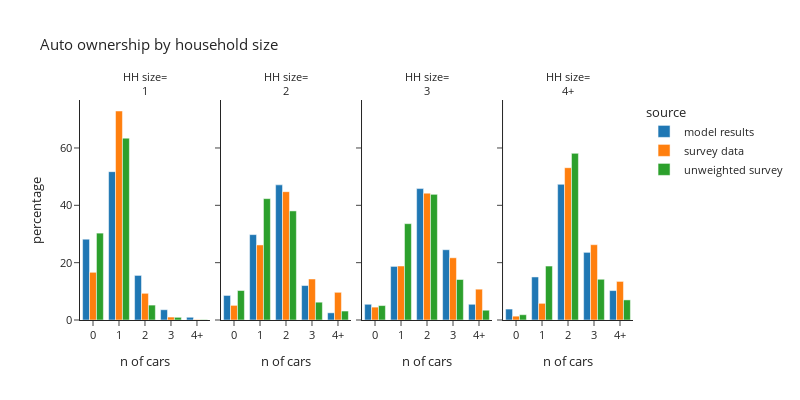

The notebook cell this image was saved under:
### Code cell
plot_auto(hh_data,'hhsize_simple','household size', 'HH size')

### Figure 1 — Plotly figure (JSON) as saved in the notebook; plotly's stock layout.template omitted (floating-point values rounded to 4 significant figures)
{"data": [{"alignmentgroup": "True", "hovertemplate": "source=model results<br>hhsize_simple=1<br>auto_ownership_simple=%{x}<br>percentage=%{y}<extra></extra>", "legendgroup": "model results", "marker": {"color": "#1F77B4", "pattern": {"shape": ""}}, "name": "model results", "offsetgroup": "model results", "orientation": "v", "showlegend": true, "textposition": "auto", "type": "bar", "x": ["0", "1", "2", "3", "4+"], "xaxis": "x", "y": [28.18, 51.74, 15.55, 3.581, 0.9525], "yaxis": "y"}, {"alignmentgroup": "True", "hovertemplate": "source=model results<br>hhsize_simple=2<br>auto_ownership_simple=%{x}<br>percentage=%{y}<extra></extra>", "legendgroup": "model results", "marker": {"color": "#1F77B4", "pattern": {"shape": ""}}, "name": "model results", "offsetgroup": "model results", "orientation": "v", "showlegend": false, "textposition": "auto", "type": "bar", "x": ["0", "1", "2", "3", "4+"], "xaxis": "x2", "y": [8.563, 29.78, 47.14, 12.02, 2.503], "yaxis": "y2"}, {"alignmentgroup": "True", "hovertemplate": "source=model results<br>hhsize_simple=3<br>auto_ownership_simple=%{x}<br>percentage=%{y}<extra></extra>", "legendgroup": "model results", "marker": {"color": "#1F77B4", "pattern": {"shape": ""}}, "name": "model results", "offsetgroup": "model results", "orientation": "v", "showlegend": false, "textposition": "auto", "type": "bar", "x": ["0", "1", "2", "3", "4+"], "xaxis": "x3", "y": [5.481, 18.7, 45.84, 24.51, 5.478], "yaxis": "y3"}, {"alignmentgroup": "True", "hovertemplate": "source=model results<br>hhsize_simple=4+<br>auto_ownership_simple=%{x}<br>percentage=%{y}<extra></extra>", "legendgroup": "model results", "marker": {"color": "#1F77B4", "pattern": {"shape": ""}}, "name": "model results", "offsetgroup": "model results", "orientation": "v", "showlegend": false, "textposition": "auto", "type": "bar", "x": ["0", "1", "2", "3", "4+"], "xaxis": "x4", "y": [3.817, 15.01, 47.32, 23.59, 10.26], "yaxis": "y4"}, {"alignmentgroup": "True", "hovertemplate": "source=survey data<br>hhsize_simple=1<br>auto_ownership_simple=%{x}<br>percentage=%{y}<extra></extra>", "legendgroup": "survey data", "marker": {"color": "#FF7F0E", "pattern": {"shape": ""}}, "name": "survey data", "offsetgroup": "survey data", "orientation": "v", "showlegend": true, "textposition": "auto", "type": "bar", "x": ["0", "1", "2", "3", "4+"], "xaxis": "x", "y": [16.63, 72.9, 9.307, 1.027, 0.1358], "yaxis": "y"}, {"alignmentgroup": "True", "hovertemplate": "source=survey data<br>hhsize_simple=2<br>auto_ownership_simple=%{x}<br>percentage=%{y}<extra></extra>", "legendgroup": "survey data", "marker": {"color": "#FF7F0E", "pattern": {"shape": ""}}, "name": "survey data", "offsetgroup": "survey data", "orientation": "v", "showlegend": false, "textposition": "auto", "type": "bar", "x": ["0", "1", "2", "3", "4+"], "xaxis": "x2", "y": [5.103, 26.17, 44.76, 14.3, 9.657], "yaxis": "y2"}, {"alignmentgroup": "True", "hovertemplate": "source=survey data<br>hhsize_simple=3<br>auto_ownership_simple=%{x}<br>percentage=%{y}<extra></extra>", "legendgroup": "survey data", "marker": {"color": "#FF7F0E", "pattern": {"shape": ""}}, "name": "survey data", "offsetgroup": "survey data", "orientation": "v", "showlegend": false, "textposition": "auto", "type": "bar", "x": ["0", "1", "2", "3", "4+"], "xaxis": "x3", "y": [4.497, 18.83, 44.22, 21.7, 10.75], "yaxis": "y3"}, {"alignmentgroup": "True", "hovertemplate": "source=survey data<br>hhsize_simple=4+<br>auto_ownership_simple=%{x}<br>percentage=%{y}<extra></extra>", "legendgroup": "survey data", "marker": {"color": "#FF7F0E", "pattern": {"shape": ""}}, "name": "survey data", "offsetgroup": "survey data", "orientation": "v", "showlegend": false, "textposition": "auto", "type": "bar", "x": ["0", "1", "2", "3", "4+"], "xaxis": "x4", "y": [1.339, 5.811, 53.12, 26.27, 13.46], "yaxis": "y4"}, {"alignmentgroup": "True", "hovertemplate": "source=unweighted survey<br>hhsize_simple=1<br>auto_ownership_simple=%{x}<br>percentage=%{y}<extra></extra>", "legendgroup": "unweighted survey", "marker": {"color": "#2CA02C", "pattern": {"shape": ""}}, "name": "unweighted survey", "offsetgroup": "unweighted survey", "orientation": "v", "showlegend": true, "textposition": "auto", "type": "bar", "x": ["0", "1", "2", "3", "4+"], "xaxis": "x", "y": [30.31, 63.43, 5.2, 0.9378, 0.1279], "yaxis": "y"}, {"alignmentgroup": "True", "hovertemplate": "source=unweighted survey<br>hhsize_simple=2<br>auto_ownership_simple=%{x}<br>percentage=%{y}<extra></extra>", "legendgroup": "unweighted survey", "marker": {"color": "#2CA02C", "pattern": {"shape": ""}}, "name": "unweighted survey", "offsetgroup": "unweighted survey", "orientation": "v", "showlegend": false, "textposition": "auto", "type": "bar", "x": ["0", "1", "2", "3", "4+"], "xaxis": "x2", "y": [10.28, 42.33, 38.05, 6.211, 3.126], "yaxis": "y2"}, {"alignmentgroup": "True", "hovertemplate": "source=unweighted survey<br>hhsize_simple=3<br>auto_ownership_simple=%{x}<br>percentage=%{y}<extra></extra>", "legendgroup": "unweighted survey", "marker": {"color": "#2CA02C", "pattern": {"shape": ""}}, "name": "unweighted survey", "offsetgroup": "unweighted survey", "orientation": "v", "showlegend": false, "textposition": "auto", "type": "bar", "x": ["0", "1", "2", "3", "4+"], "xaxis": "x3", "y": [5.032, 33.6, 43.83, 14.12, 3.409], "yaxis": "y3"}, {"alignmentgroup": "True", "hovertemplate": "source=unweighted survey<br>hhsize_simple=4+<br>auto_ownership_simple=%{x}<br>percentage=%{y}<extra></extra>", "legendgroup": "unweighted survey", "marker": {"color": "#2CA02C", "pattern": {"shape": ""}}, "name": "unweighted survey", "offsetgroup": "unweighted survey", "orientation": "v", "showlegend": false, "textposition": "auto", "type": "bar", "x": ["0", "1", "2", "3", "4+"], "xaxis": "x4", "y": [1.845, 18.82, 58.12, 14.21, 7.011], "yaxis": "y4"}], "layout": {"annotations": [{"font": {}, "showarrow": false, "text": "HH size=<br>1", "x": 0.1175, "xanchor": "center", "xref": "paper", "y": 1.0, "yanchor": "bottom", "yref": "paper"}, {"font": {}, "showarrow": false, "text": "HH size=<br>2", "x": 0.3725, "xanchor": "center", "xref": "paper", "y": 1.0, "yanchor": "bottom", "yref": "paper"}, {"font": {}, "showarrow": false, "text": "HH size=<br>3", "x": 0.6275, "xanchor": "center", "xref": "paper", "y": 1.0, "yanchor": "bottom", "yref": "paper"}, {"font": {}, "showarrow": false, "text": "HH size=<br>4+", "x": 0.8825, "xanchor": "center", "xref": "paper", "y": 1.0, "yanchor": "bottom", "yref": "paper"}], "barmode": "group", "font": {"size": 11}, "height": 400, "legend": {"title": {"text": "source"}, "tracegroupgap": 0}, "title": {"text": "Auto ownership by household size"}, "width": 800, "xaxis": {"anchor": "y", "domain": [0.0, 0.235], "title": {"text": "n of cars"}}, "xaxis2": {"anchor": "y2", "domain": [0.255, 0.49], "matches": "x", "title": {"text": "n of cars"}}, "xaxis3": {"anchor": "y3", "domain": [0.51, 0.745], "matches": "x", "title": {"text": "n of cars"}}, "xaxis4": {"anchor": "y4", "domain": [0.765, 1.0], "matches": "x", "title": {"text": "n of cars"}}, "yaxis": {"anchor": "x", "domain": [0.0, 1.0], "title": {"text": "percentage"}}, "yaxis2": {"anchor": "x2", "domain": [0.0, 1.0], "matches": "y", "showticklabels": false}, "yaxis3": {"anchor": "x3", "domain": [0.0, 1.0], "matches": "y", "showticklabels": false}, "yaxis4": {"anchor": "x4", "domain": [0.0, 1.0], "matches": "y", "showticklabels": false}}}
